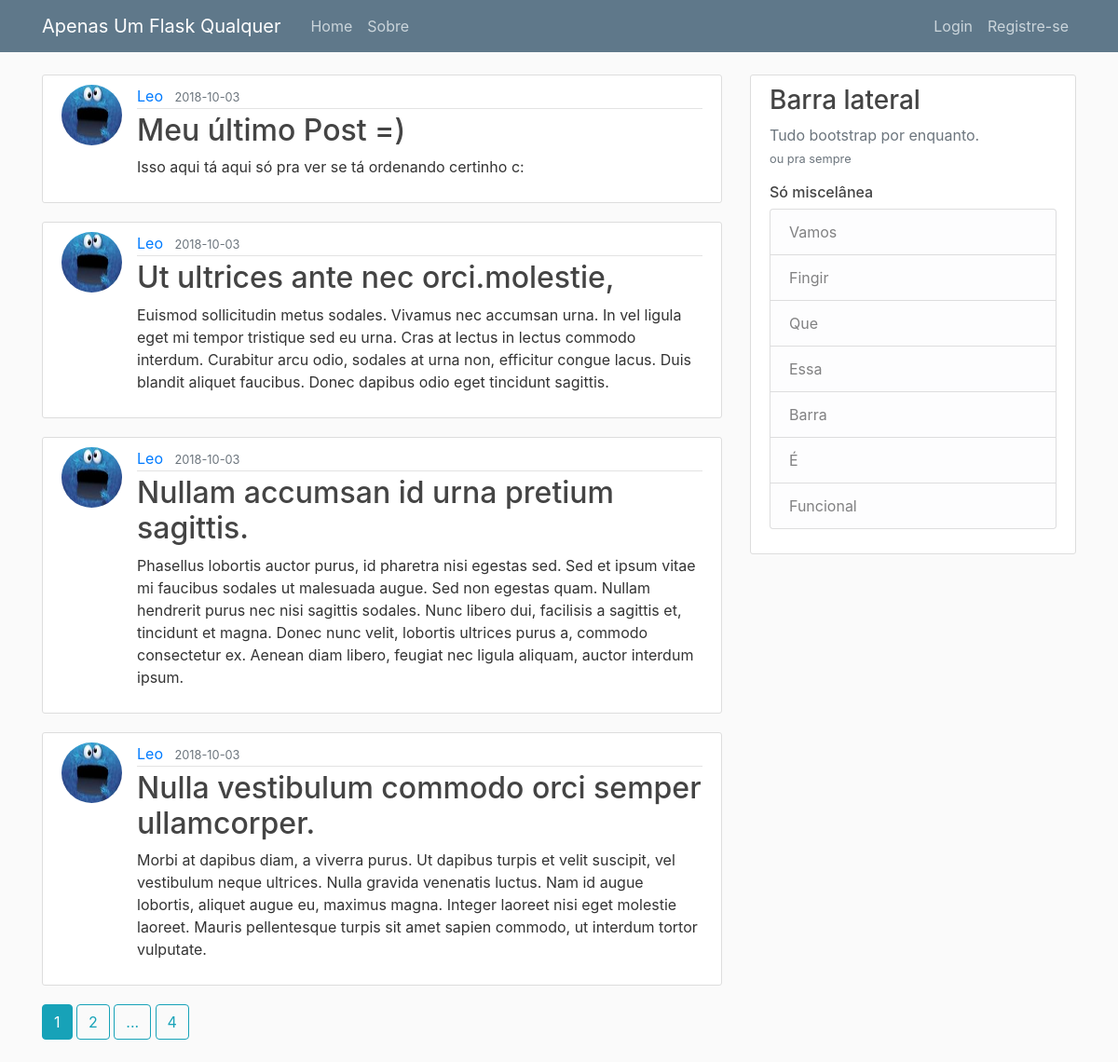
Page /home on the earlier database version.
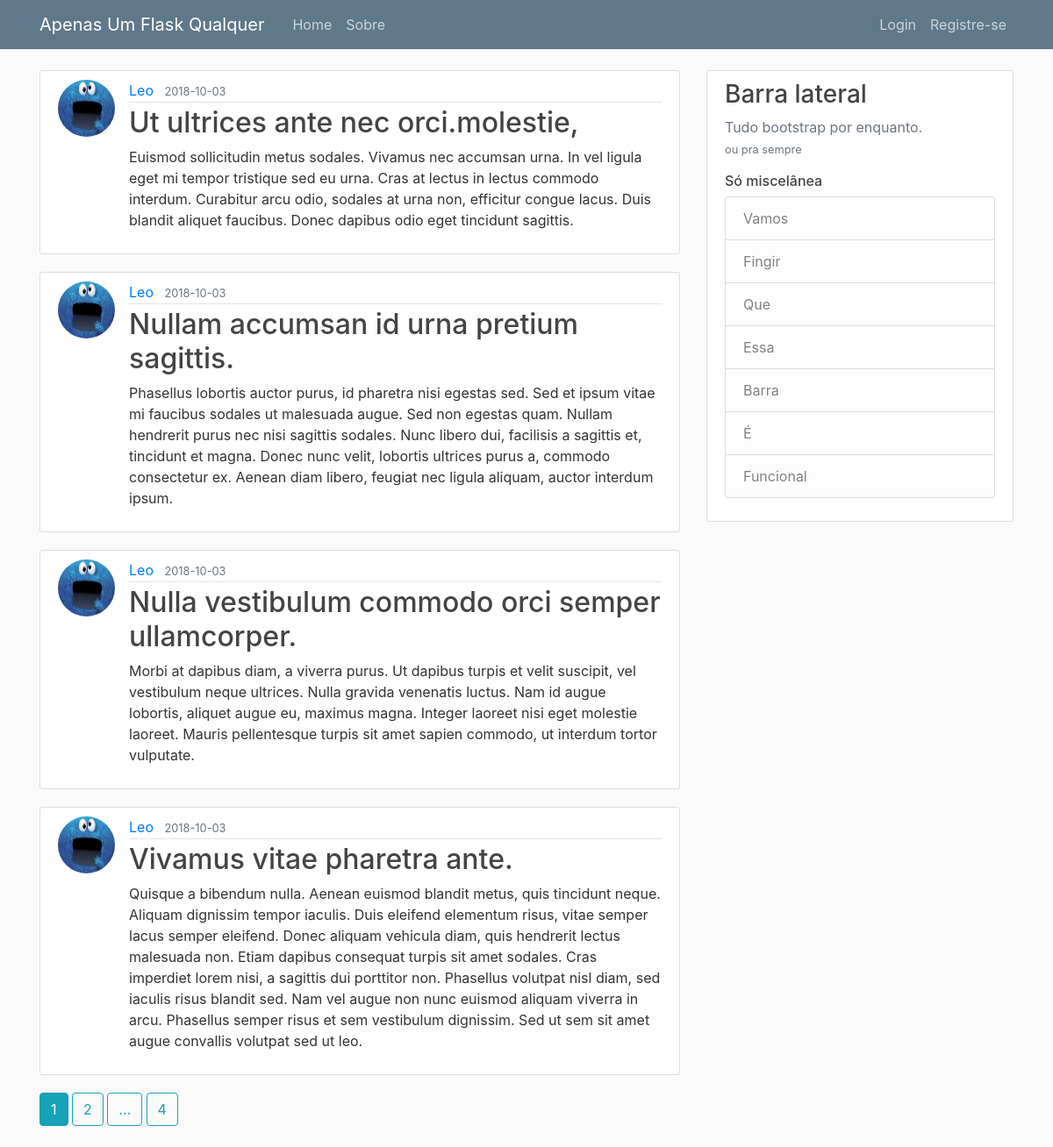
Same page on the later database version.
### flaskproj/models.py (models this page shows, shortened)
class Post(db.Model):
	id = db.Column(db.Integer, primary_key=True)
	title = db.Column(db.String(100), nullable=False)
	date_posted = db.Column(db.DateTime, nullable=False, default=datetime.utcnow)
	content = db.Column(db.Text, nullable=False)
	user_id = db.Column(db.Integer, db.ForeignKey('user.id'), nullable=False)

class User(db.Model, UserMixin):
	id = db.Column(db.Integer, primary_key=True)
	username = db.Column(db.String(20), unique=True, nullable=False)
	email = db.Column(db.String(120), unique=True, nullable=False)
	image_file = db.Column(db.String(20), nullable=False, default='default.jpg')
	password = db.Column(db.String(60), nullable=False)
	posts = db.relationship('Post', backref='author', lazy=True)

### flaskproj/main/routes.py (the view)
@main.route('/')
@main.route('/home')
def home():
	page = request.args.get('page', 1, type=int)
	posts = Post.query.order_by(Post.date_posted.desc()).paginate(per_page=4, page=page)
	return render_template('home.html', posts = posts, titulo = 'Home')

### flaskproj/templates/home.html
{% extends "layout.html" %}
{% block content %}
    {% for post in posts.items %}
        <article class="media content-section">
          <img class="rounded-circle article-img" src="{{ url_for('static', filename='perfil_images/' + post.author.image_file) }}" alt="" class="rounded-circle arcticle-img">
          <div class="media-body">
            <div class="article-metadata">
              <a class="mr-2" href="{{ url_for('users.user_posts', username=post.author.username) }}">{{ post.author.username }}</a>
              <small class="text-muted">{{ post.date_posted.strftime('%Y-%m-%d') }}</small>
            </div>
              <h2><a class="article-title" href="{{ url_for('posts.post', post_id=post.id) }}">{{ post.title }}</a></h2>
              <p class="article-content">{{ post.content }}</p>
          </div>
        </article>
    {% endfor %}
    {% for page_num in posts.iter_pages(left_edge=1, right_edge=1, left_current=1, right_current=2) %}
        {% if page_num %}
          {% if posts.page == page_num %}
            <a class="btn btn-info mb-4" href="{{ url_for('main.home', page=page_num) }}">{{ page_num }}</a>
          {% else %}
            <a class="btn btn-outline-info mb-4" href="{{ url_for('main.home', page=page_num) }}">{{ page_num }}</a>
          {% endif %}
        {% else %}
          <span class="btn btn-outline-info mb-4">...</span>
        {% endif %}
    {% endfor %}
{% endblock content %}

### flaskproj/templates/layout.html (shortened to what this page needs)
<!DOCTYPE html>
<html lang="en">
<head>
    <link rel="stylesheet" href="https://stackpath.bootstrapcdn.com/bootstrap/4.1.2/css/bootstrap.min.css">
    <link rel="stylesheet" type="text/css" href="{{ url_for('static', filename='main.css') }}" >
</head>
<body>
    <header class="site-header">
      <nav class="navbar navbar-expand-md navbar-dark bg-steel fixed-top">
        <div class="container">
          <a class="navbar-brand mr-4" href="/">Apenas Um Flask Qualquer</a>
          <div class="collapse navbar-collapse" id="navbarToggle">
            <div class="navbar-nav mr-auto">
              <a class="nav-item nav-link"  href="{{ url_for('main.home') }}">Home</a>
              <a class="nav-item nav-link" href="{{ url_for('main.about') }}">Sobre</a>
            </div>
            <div class="navbar-nav">
              {% if current_user.is_authenticated %}
                <a class="nav-item nav-link" href="{{ url_for('posts.new_post') }}">Novo Post</a>
                <a class="nav-item nav-link" href="{{ url_for('users.account') }}">Minha conta</a>
                <a class="nav-item nav-link" href="{{ url_for('users.logout') }}">Logout</a>
              {% else %}
                <a class="nav-item nav-link" href="{{ url_for('users.login') }}">Login</a>
                <a class="nav-item nav-link" href="{{ url_for('users.register') }}">Registre-se</a>
              {% endif %}
            </div>
          </div>
        </div>
      </nav>
    </header>
    <main role="main" class="container">
      <div class="row">
        <div class="col-md-8">
            {% block content %}
            {% endblock content %}
        </div>
        <div class="col-md-4">
          <div class="content-section">
            <h3>Barra lateral</h3>
            <p class='text-muted'>Tudo bootstrap por enquanto.<br />
              <small>ou pra sempre</small>
              <h6>Só miscelânea</h6>
              <ul class="list-group">
                <li class="list-group-item list-group-item-light">Vamos</li>
                <li class="list-group-item list-group-item-light">Fingir</li>
                <li class="list-group-item list-group-item-light">Que</li>
                <li class="list-group-item list-group-item-light">Essa</li>
                <li class="list-group-item list-group-item-light">Barra</li>
                <li class="list-group-item list-group-item-light">É</li>
                <li class="list-group-item list-group-item-light">Funcional</li>
              </ul>
            </p>
          </div>
        </div>
      </div>
    </main>
</body>
</html>

### flaskproj/static/main.css (style rules this page uses)
body { background: #fafafa; color: #333333; margin-top: 5rem; }
h1, h2, h3, h4, h5, h6 { color: #444444; }
.bg-steel { background-color: #5f788a; }
.site-header .navbar-nav .nav-link { color: #cbd5db; }
.content-section { background: #ffffff; padding: 10px 20px; border: 1px solid #dddddd; border-radius: 3px; margin-bottom: 20px; }
.article-title { color: #444444; }
.article-content { white-space: pre-line; }
.article-img { height: 65px; width: 65px; margin-right: 16px; }
.article-metadata { padding-bottom: 1px; margin-bottom: 4px; border-bottom: 1px solid #e3e3e3 }

Differences in the rows shown:
removed Post: image_file (picture), author.username "Leo", date_posted "2018-10-03", title "Meu último Post =)", content "Isso aqui tá aqui só pra ver se tá ordenando certinho c:"
now on this page (row unchanged): Post: image_file (picture), author.username "Leo", date_posted "2018-10-03", title "Vivamus vitae pharetra ante.", content "Quisque a bibendum nulla. Aenean euismod blandit metus, quis tincidunt neque. Aliquam dignissim tempor iaculis. Duis eleifend elementum risus, vitae semper lacus semper eleifend. Donec aliquam vehicula diam, quis hendrerit lectus malesuada non. Etiam dapibus consequat turpis sit amet sodales. Cras imperdiet lorem nisi, a sagittis dui porttitor non. Phasellus volutpat nisl diam, sed iaculis risus blandit sed. Nam vel augue non nunc euismod aliquam viverra in arcu. Phasellus semper risus et sem vestibulum dignissim. Sed ut sem sit amet augue convallis volutpat sed ut leo."
